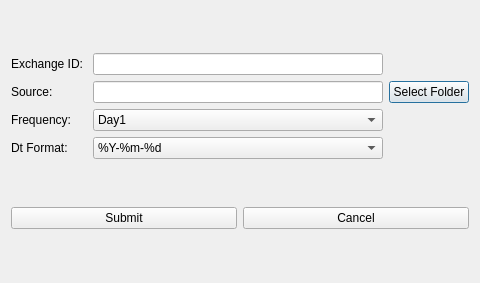
<?xml version="1.0" encoding="UTF-8"?>
<ui version="4.0">
 <class>NewExchangePopup</class>
 <widget class="QDialog" name="NewExchangePopup">
  <property name="geometry">
   <rect>
    <x>0</x>
    <y>0</y>
    <width>480</width>
    <height>283</height>
   </rect>
  </property>
  <property name="windowTitle">
   <string>New Exchange</string>
  </property>
  <layout class="QVBoxLayout" name="verticalLayout">
   <item>
    <layout class="QGridLayout" name="gridLayout">
     <item row="1" column="0">
      <widget class="QLabel" name="label_2">
       <property name="text">
        <string>Source: </string>
       </property>
      </widget>
     </item>
     <item row="0" column="1">
      <widget class="QLineEdit" name="exchange_id_edit"/>
     </item>
     <item row="2" column="0">
      <widget class="QLabel" name="label_3">
       <property name="text">
        <string>Frequency:</string>
       </property>
      </widget>
     </item>
     <item row="1" column="1">
      <widget class="QLineEdit" name="folder_path_label"/>
     </item>
     <item row="0" column="0">
      <widget class="QLabel" name="label">
       <property name="text">
        <string>Exchange ID: </string>
       </property>
      </widget>
     </item>
     <item row="2" column="1">
      <widget class="QComboBox" name="freq_combo">
       <property name="editable">
        <bool>false</bool>
       </property>
       <item>
        <property name="text">
         <string>Day1</string>
        </property>
       </item>
       <item>
        <property name="text">
         <string>Hour4</string>
        </property>
       </item>
       <item>
        <property name="text">
         <string>Hour1</string>
        </property>
       </item>
       <item>
        <property name="text">
         <string>Min30</string>
        </property>
       </item>
       <item>
        <property name="text">
         <string>Min15</string>
        </property>
       </item>
       <item>
        <property name="text">
         <string>Min5</string>
        </property>
       </item>
       <item>
        <property name="text">
         <string>Min1</string>
        </property>
       </item>
       <item>
        <property name="text">
         <string>Second1</string>
        </property>
       </item>
       <item>
        <property name="text">
         <string>Tick</string>
        </property>
       </item>
      </widget>
     </item>
     <item row="1" column="2">
      <widget class="QPushButton" name="folder_button">
       <property name="text">
        <string>Select Folder</string>
       </property>
      </widget>
     </item>
     <item row="3" column="0">
      <widget class="QLabel" name="label_4">
       <property name="text">
        <string>Dt Format:</string>
       </property>
      </widget>
     </item>
     <item row="3" column="1">
      <widget class="QComboBox" name="dt_format_combo">
       <item>
        <property name="text">
         <string>%Y-%m-%d</string>
        </property>
       </item>
       <item>
        <property name="text">
         <string>%Y-%m-%d %H:%M:%S</string>
        </property>
       </item>
       <item>
        <property name="text">
         <string>%Y-%m-%d %H:%M:%S.%f</string>
        </property>
       </item>
       <item>
        <property name="text">
         <string>%d-%b-%Y</string>
        </property>
       </item>
       <item>
        <property name="text">
         <string>%Y-%m-%dT%H:%M:%S%z</string>
        </property>
       </item>
      </widget>
     </item>
    </layout>
   </item>
   <item>
    <layout class="QHBoxLayout" name="buttonLayout">
     <property name="spacing">
      <number>6</number>
     </property>
     <item>
      <widget class="QPushButton" name="submit_button">
       <property name="text">
        <string>Submit</string>
       </property>
      </widget>
     </item>
     <item>
      <widget class="QPushButton" name="cancel_button">
       <property name="text">
        <string>Cancel</string>
       </property>
      </widget>
     </item>
    </layout>
   </item>
  </layout>
 </widget>
 <layoutdefault spacing="6" margin="11"/>
 <resources/>
 <connections/>
</ui>
